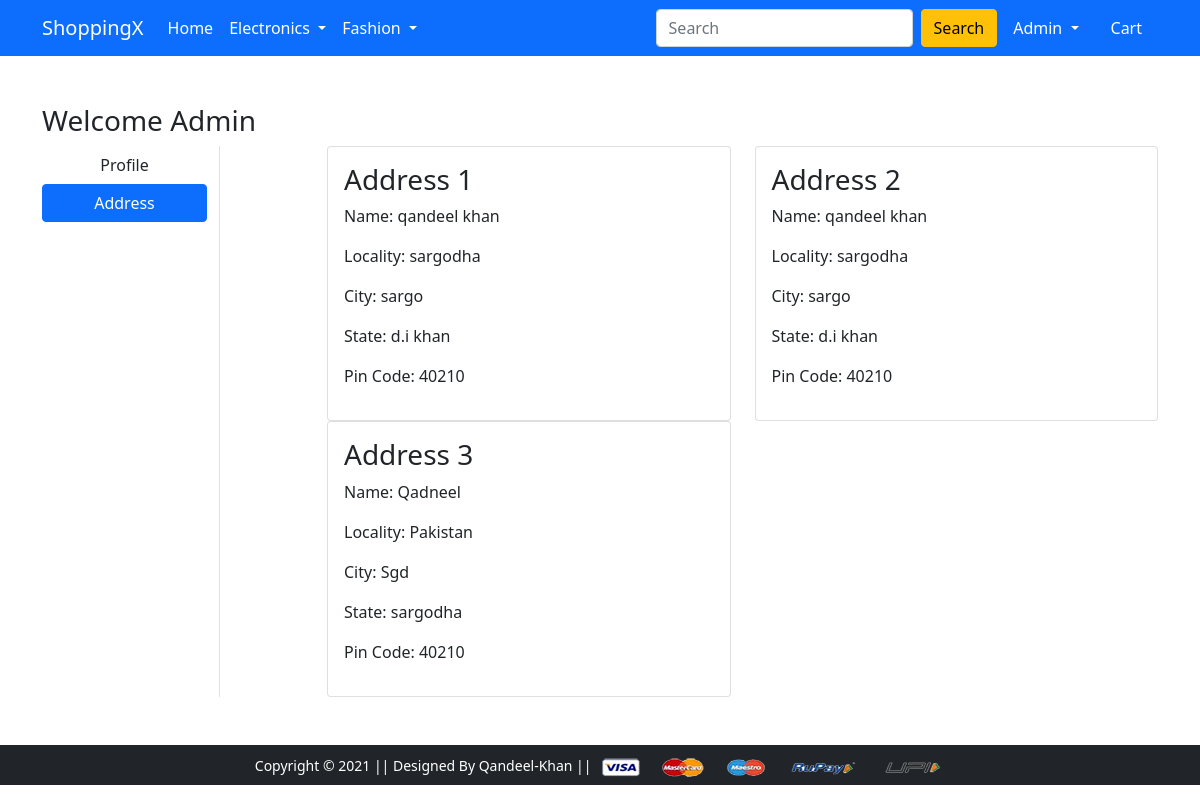
The page /address/ (signed in) on the database its author committed.
### app/models.py (models this page shows, shortened)
class Customer(models.Model):
    user = models.ForeignKey(User, on_delete=models.CASCADE)
    name = models.CharField(max_length=200)
    locality = models.CharField(max_length=200)
    city = models.CharField(max_length=5)
    zipcode = models.IntegerField()
    state = models.CharField(choices=STATE_CHOICES, max_length=50)

### app/views.py (the view)
# urls.py: path('address/', views.address, name='address'),
@login_required
def address(request):
    addr = Customer.objects.filter(user=request.user)
    return render(request, 'app/address.html', {'addr': addr, 'active': 'btn-primary'})

### app/templates/app/address.html (shortened to what this page needs)
{% extends 'app/base.html' %}
{% load static %}
{% block main-content %}
<div class="container my-5">
    <div class="row">
        <h3 class="text-capitalize">welcome {{request.user}}</h3>
        <div class="col-sm-2 border-end">
            <ul class="list-unstyled">
                <li class="d-grid"><a href="{% url 'profile' %}" class="btn">Profile</a></li>
                <li class="d-grid"><a href="{% url 'address' %}" class="btn {{active}}">Address</a></li>
            </ul>
        </div>
        <div class="col-sm-9 offset-sm-1">
            <div class="row">
                {% for ad in addr %}
                <div class="col-sm-6">
                    <div class="card">
                        <div class="card-body">
                            <h3>Address {{forloop.counter}}</h3>
                            <p>Name: {{ad.name}}</p>
                            <p>Locality: {{ad.locality}}</p>
                            <p>City: {{ad.city}}</p>
                            <p>State: {{ad.state}}</p>
                            <p>Pin Code: {{ad.zipcode}}</p>
                        </div>
                    </div>
                </div>
                {% endfor %}
            </div>
        </div>
    </div>
</div>
{% endblock main-content %}

### app/templates/app/base.html (shortened to what this page needs)
<!DOCTYPE html>
{% load static %}
<html lang="en">
<head>
  <link href="https://cdn.jsdelivr.net/npm/bootstrap@5.0.0-beta1/dist/css/bootstrap.min.css" rel="stylesheet"
 />
  <link rel="stylesheet" href="{% static 'app/css/owl.carousel.min.css' %}" />
  <link rel="stylesheet" href="{% static 'app/css/all.min.css' %}" />
  <link rel="stylesheet" href="{% static 'app/css/style.css' %}" />
</head>
<body>
  <nav class="navbar navbar-expand-lg navbar-dark bg-primary">
    <div class="container">
      <a class="navbar-brand" href="/">ShoppingX</a>
      <div class="collapse navbar-collapse" id="navbarSupportedContent">
        <ul class="navbar-nav me-auto mb-2 mb-lg-0">
          <li class="nav-item">
            <a class="nav-link active" aria-current="page" href="/">Home</a>
          </li>
          <li class="nav-item dropdown">
            <a class="nav-link dropdown-toggle text-white" href="#" id="electronicsDropdown" role="button"
              data-bs-toggle="dropdown" aria-expanded="false">
              Electronics
            </a>
          </li>
          <li class="nav-item dropdown">
            <a class="nav-link dropdown-toggle text-white" href="#" id="fashionDropdown" role="button"
              data-bs-toggle="dropdown" aria-expanded="false">
              Fashion
            </a>
          </li>
        </ul>
        <form class="d-flex">
          <input class="form-control me-2" type="search" placeholder="Search" aria-label="Search" />
          <button class="btn btn-warning" type="submit">Search</button>
        </form>
        <div>
          <ul class="navbar-nav me-auto mb-2 mb-lg-0">
            {% if request.user.is_authenticated %}
            <li class="nav-item dropdown mx-2">
              <a class="nav-link dropdown-toggle text-white" href="#" id="profileDropdown" role="button"
                data-bs-toggle="dropdown" aria-expanded="false">
                <span class="text-capitalize">{{request.user}}</span>
              </a>
            </li>
            <li class="nav-item mx-2">
              <a href="{% url 'showcart' %}" class="nav-link text-white"> Cart
              </a>
            </li>
            {% endif %}
          </ul>
        </div>
      </div>
    </div>
  </nav>
   {% block main-content %} {% endblock main-content %}
  <footer class="container-fluid bg-dark text-center p-2 mt-5">
    <small class="text-white">Copyright &copy; 2021 || Designed By Qandeel-Khan ||
    </small>
    <img src="{% static 'app/images/payment.png' %}" alt="" srcset="" class="img-fluid" height="2px" />
  </footer>
</body>
</html>

### rows shown on the page
Customer: name "qandeel khan", locality "sargodha", city "sargo", state "d.i khan", zipcode "40210"
Customer: name "qandeel khan", locality "sargodha", city "sargo", state "d.i khan", zipcode "40210"
Customer: name "Qadneel", locality "Pakistan", city "Sgd", state "sargodha", zipcode "40210"

### other values the page prints
{{ request.user }} "Admin"
